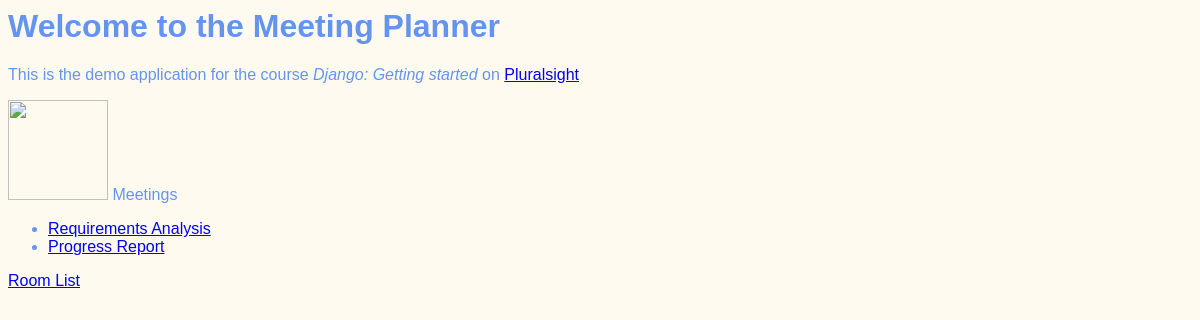
Before: / with the older database file.
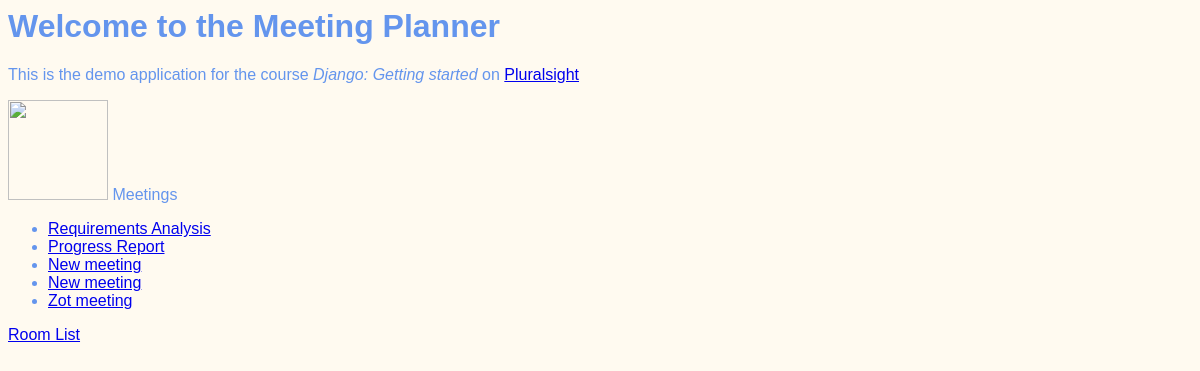
After: the same page with the newer database file.
### meetings/models.py (models this page shows, shortened)
class Meeting(models.Model):
    title = models.CharField(max_length=200)
    date = models.DateField()
    start_time = models.TimeField(default=time(9))
    duration = models.IntegerField(default=1)
    room = models.ForeignKey(Room, on_delete=models.CASCADE)

### website/views.py (the view)
# urls.py: path('', welcome, name="welcome"),
def welcome(request):
    return render(request, "website/welcome.html",
        {"meetings": Meeting.objects.all()})

### website/templates/website/welcome.html (shortened to what this page needs)
{% extends "base.html" %}
{% block content %}
{% load static %}
    <h1>Welcome to the Meeting Planner</h1>
    <p>
        This is the demo application for the course
        <em>Django: Getting started</em>
        on <a href="https://www.pluralsight.com">Pluralsight</a>
    </p>
    <img src="{% static 'website/calendar.png' %}" width="100px">
    <hs>Meetings</hs>
    <ul>
        {% for meeting in meetings %}
            <li>
                <a href="{% url 'detail' meeting.id %}">
                    {{ meeting.title }}
                </a>
            </li>
        {% endfor %}
    </ul>
    <a href="{% url 'rooms' %}">Room List</a>
{% endblock %}

Changed rows visible on the page:
added Meeting: title "New meeting"
added Meeting: title "New meeting"
added Meeting: title "Zot meeting"
